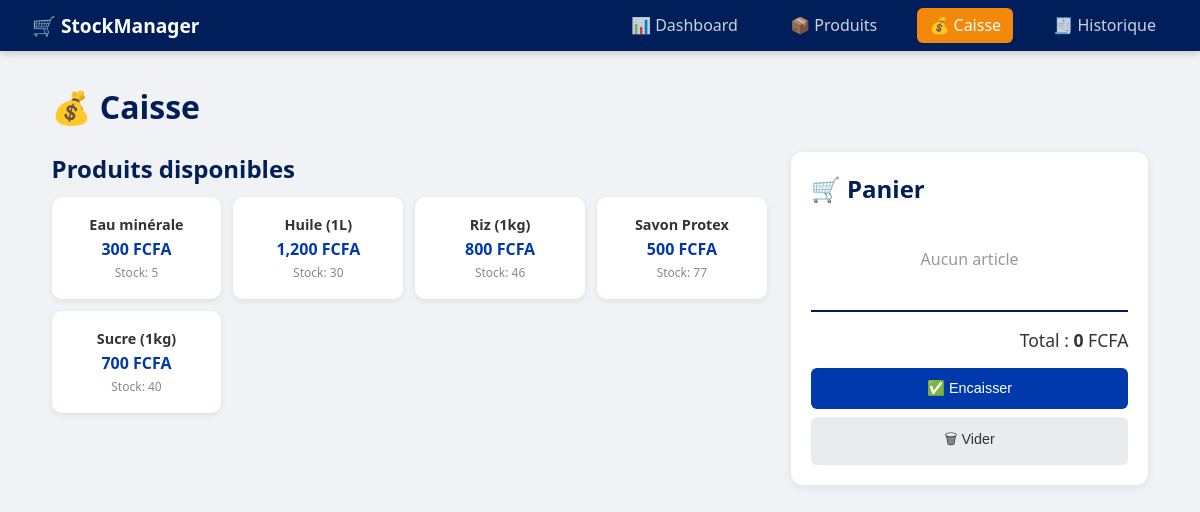
Page /caisse on the committed database.
### tables this page shows
CREATE TABLE produits (
            id INTEGER PRIMARY KEY AUTOINCREMENT,
            nom TEXT NOT NULL,
            prix REAL NOT NULL,
            stock INTEGER NOT NULL DEFAULT 0,
            categorie TEXT DEFAULT 'Général',
            created_at TIMESTAMP DEFAULT CURRENT_TIMESTAMP
        );

### app.py (the view)
@app.route("/caisse")
def caisse():
    db = get_db()
    produits = db.execute("SELECT * FROM produits WHERE stock > 0 ORDER BY nom").fetchall()
    db.close()
    return render_template("caisse.html", produits=produits)

### app.py (called while the page is built)
@app.before_request
def setup():
    pass

### database.py (called while the page is built)
def get_db():
    conn = sqlite3.connect(DB_PATH)
    conn.row_factory = sqlite3.Row
    return conn

### templates/caisse.html (shortened to what this page needs)
{% extends "base.html" %}
{% block content%}
<h1>💰 Caisse</h1>
<div class="caisse-layout">
    <div class="produits-grid">
        <h2>Produits disponibles</h2>
        <div class="grid">
            {% for p in produits %}
            <div class="produit-card" onclick="ajouterAuPanier({{ p.id }}, '{{ p.nom }}',{{ p.prix }},{{ p.stock }})">
                <div class="produit-nom">{{ p.nom }}</div>
                <div class="produit-prix">{{"{:,.0f}".format(p.prix) }} FCFA</div>
                <div class="produit-stock">Stock: {{ p.stock }}</div>
            </div>
            {% endfor %}
        </div>
    </div>
    <div class="panier-panel">
        <h2>🛒 Panier</h2>
        <div id="panier-items"></div>
        <div class="panier-total">
            Total : <strong id="total">0</strong> FCFA
        </div>
        <button class="btn btn-primary btn-full" onclick="encaisser()" id="btn-encaisser" disabled>
            ✅ Encaisser
        </button>
        <button class="btn btn-full" onclick="viderPanier()">🗑 Vider</button>
    </div>
</div>
{% endblock %}

### static/style.css (style rules this page uses)
:root { --primary: #001f5a; --secondary: #0039ac; --accent: #F3890b; --danger: #dc3545; --success: #28a745; --light: #f8f9fa; --border: #dee2e6; }
* { box-sizing: border-box; margin: 0; padding: 0; }
body { font-family: 'Segoe UI', sans-serif; background: #f0f2f5; color: #333; }
.btn { padding: 0.5rem 1rem; border: none; border-radius: 6px; cursor: pointer; text-decoration: none; display: inline-block; font-size: 0.9rem; background: #e9ecef; color: #333; transition: opacity 0.2s; }
.btn-primary { background: var(--secondary); color: #fff; }
.btn-full { width: 100%; margin-top: 0.5rem; text-align: center; padding:0.75rem; }
.caisse-layout { display: grid; grid-template-columns: 2fr 1fr; gap: 1.5rem; }
.grid { display: grid; grid-template-columns: repeat(auto-fill, minmax(140px, 1fr)); gap: 0.75rem; margin-top: 0.75rem; }
.produit-card { background: #fff; border-radius: 10px; padding: 1rem; cursor: pointer; box-shadow: 0 2px 6px rgba(0,0,0,0.08); border: 2px solid transparent; transition: all 0.15s; text-align: center; }
.produit-nom { font-weight: 600; font-size: 0.9rem; }
.produit-prix { color: var(--secondary); font-weight: bold; margin-top: 0.3rem; }
.produit-stock { font-size: 0.75rem; color: #888; margin-top: 0.2rem; }
.panier-panel { background: #fff; border-radius: 12px; padding: 1.25rem; box-shadow: 0 2px 8px rgba(0,0,0,0.08); height: fit-content; position: sticky; top: 1rem; }
.panier-total { font-size: 1.1rem; padding: 1rem 0 0.5rem; text-align: right; border-top: 2px solid var(--primary); margin-top: 0.5rem; }
h1 { color: var(--primary); margin-bottom: 1.5rem; }
h2 { color: var(--primary); margin-bottom: 0.7rem; }

### rows in the picture
produits: nom "Eau minérale", prix "300", stock "5"
produits: nom "Huile (1L)", prix "1,200", stock "30"
produits: nom "Riz (1kg)", prix "800", stock "46"
produits: nom "Savon Protex", prix "500", stock "77"
produits: nom "Sucre (1kg)", prix "700", stock "40"
